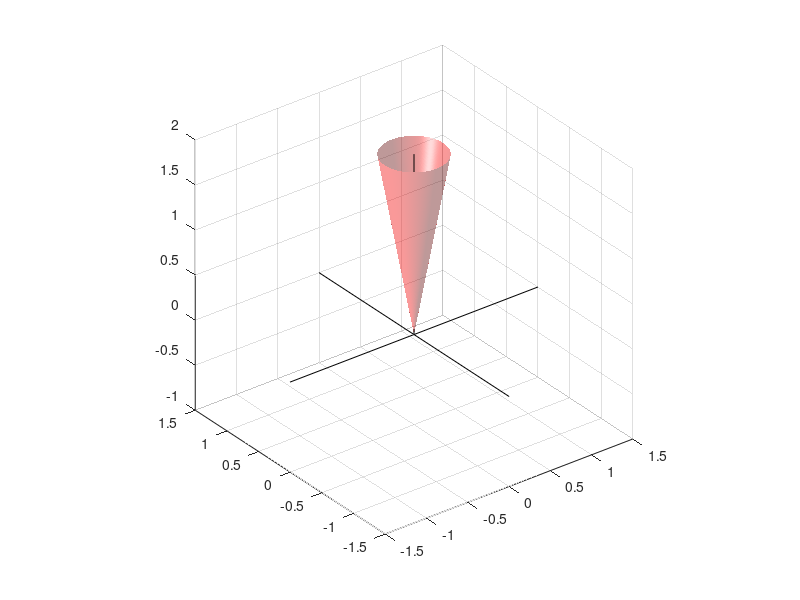
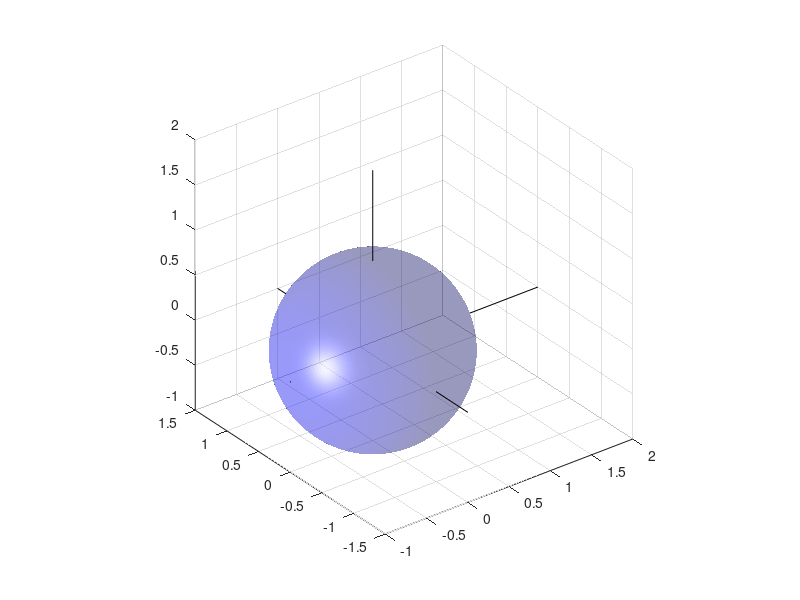
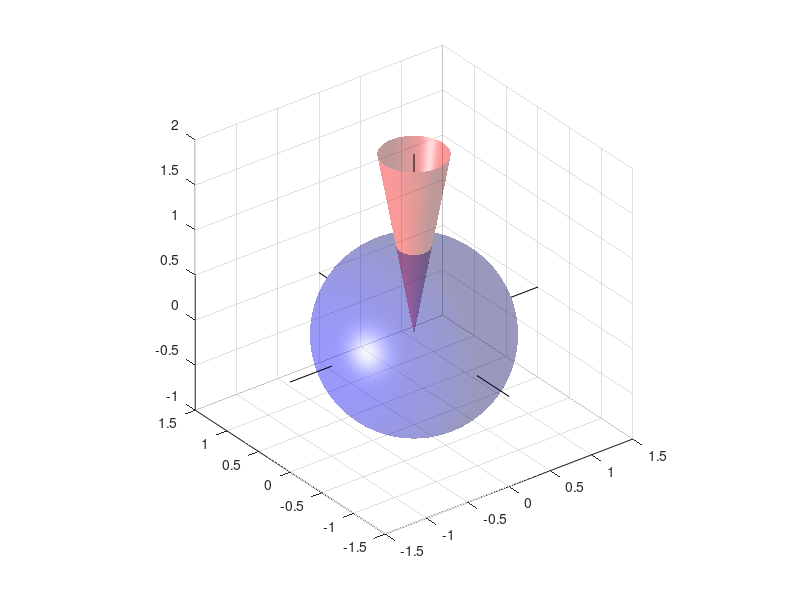
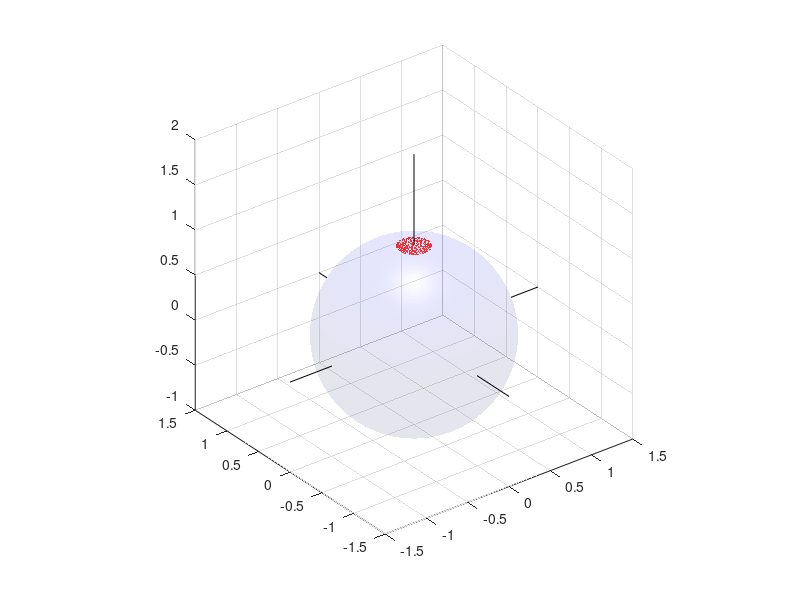

Source code (MATLAB) for these figures, in order:
figure(1)
[X,Y] = meshgrid(-1:.005:1);
thetalim = 10;
Z = sqrt(X.^2 + Y.^2)/tand(thetalim);
s1 = surf(X,Y,Z,'FaceAlpha',0.4, 'EdgeColor', 'none', 'FaceColor', 'r', 'FaceLighting', 'flat');
axis equal
light('Position',[-5 0 0],'Style','infinite')
hold on
xl = xlim()
yl = ylim()
zl = zlim()
line(2*xl, [0,0], [0,0], 'LineWidth', 0.1, 'Color', 'k');
line([0,0], 2*yl, [0,0], 'LineWidth', 0.1, 'Color', 'k');
line([0,0], [0,0], 2*zl, 'LineWidth', 0.1, 'Color', 'k');
zlim([-1 2])





figure(2)
N = 200;
thetavec = linspace(0,pi,N);
phivec = linspace(0,2*pi,2*N);
[th, ph] = meshgrid(thetavec,phivec);
R = ones(size(th)); % should be your R(theta,phi) surface in general

x = R.*sin(th).*cos(ph);
y = R.*sin(th).*sin(ph);
z = R.*cos(th);
s2 = surf(x,y,z, 'FaceAlpha', 0.4, 'EdgeColor', 'none', 'FaceColor', 'b', 'FaceLighting', 'flat');
axis equal
light('Position',[-5 0 0],'Style','infinite')
hold on
xl = xlim()
yl = ylim()
zl = zlim()
line(2*xl, [0,0], [0,0], 'LineWidth', 0.1, 'Color', 'k');
line([0,0], 2*yl, [0,0], 'LineWidth', 0.1, 'Color', 'k');
line([0,0], [0,0], 2*zl, 'LineWidth', 0.1, 'Color', 'k');
zlim([-1 2])




figure(3)
[X,Y] = meshgrid(-1:.005:1);
thetalim = 10;
Z = sqrt(X.^2 + Y.^2)/tand(thetalim);

s1 = surf(X,Y,Z,'FaceAlpha',0.4, 'EdgeColor', 'none', 'FaceColor', 'r', 'FaceLighting', 'flat');
hold on

N = 200;
thetavec = linspace(0,pi,N);
phivec = linspace(0,2*pi,2*N);
[th, ph] = meshgrid(thetavec,phivec);
R = ones(size(th)); % should be your R(theta,phi) surface in general
x = R.*sin(th).*cos(ph);
y = R.*sin(th).*sin(ph);
z = R.*cos(th);

s2 = surf(x,y,z, 'FaceAlpha', 0.4, 'EdgeColor', 'none', 'FaceColor', 'b', 'FaceLighting', 'flat');
axis equal
zlim([-1 2])
light('Position',[-5 0 0],'Style','infinite')

xl = xlim()
yl = ylim()
zl = zlim()
line(2*xl, [0,0], [0,0], 'LineWidth', 0.1, 'Color', 'k');
line([0,0], 2*yl, [0,0], 'LineWidth', 0.1, 'Color', 'k');
line([0,0], [0,0], 2*zl, 'LineWidth', 0.1, 'Color', 'k');







figure(4)
N = 200;
thetavec = linspace(0,pi,N);
phivec = linspace(0,2*pi,2*N);
[th, ph] = meshgrid(thetavec,phivec);
R = ones(size(th)); % should be your R(theta,phi) surface in general
x = R.*sin(th).*cos(ph);
y = R.*sin(th).*sin(ph);
z = R.*cos(th);

s1 = surf(x,y,z, 'FaceAlpha', 0.1, 'EdgeColor', 'none', 'FaceColor', 'b', 'FaceLighting', 'flat');
hold on
N = 200;
thetavec = linspace(0,thetalim*pi/180,N);
phivec = linspace(0,2*pi,2*N);
[th, ph] = meshgrid(thetavec,phivec);
R = ones(size(th)); % should be your R(theta,phi) surface in general
x = R.*sin(th).*cos(ph);
y = R.*sin(th).*sin(ph);
z = R.*cos(th);

s2 = surf(x,y,z, 'FaceAlpha', 0.8, 'EdgeColor', 'none', 'FaceColor', 'r', 'FaceLighting', 'flat');
axis equal
zlim([-1 2])
light('Position',[0 0 2],'Style','infinite')

xl = xlim()
yl = ylim()
zl = zlim()

line(2*xl, [0,0], [0,0], 'LineWidth', 0.1, 'Color', 'k');
line([0,0], 2*yl, [0,0], 'LineWidth', 0.1, 'Color', 'k');
line([0,0], [0,0], 2*zl, 'LineWidth', 0.1, 'Color', 'k');
